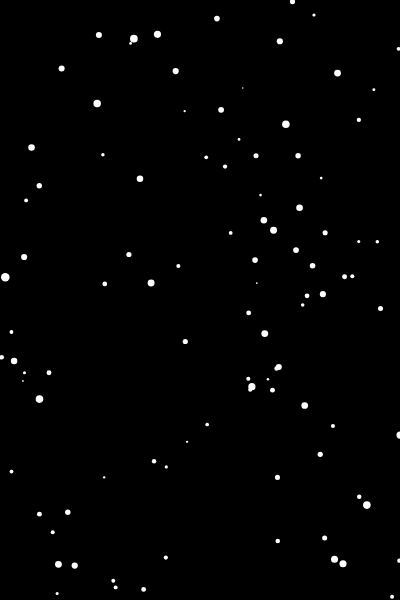
Frame 1 (no input)
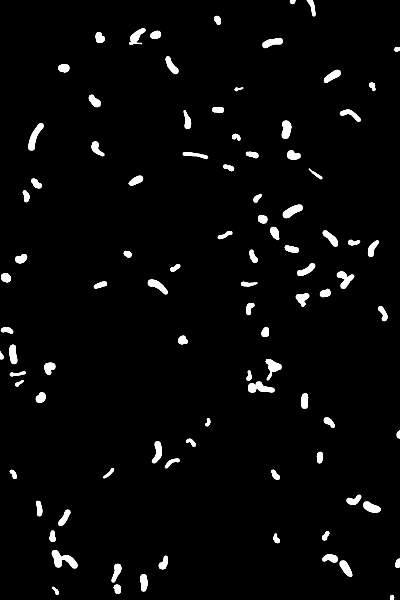
Frame 60 (no input)
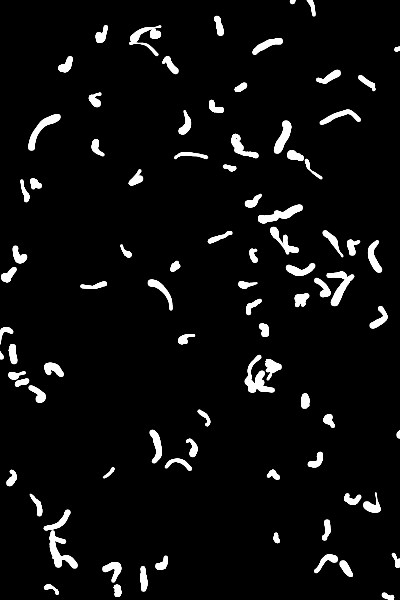
Frame 120 (the mouse pressed at the canvas centre since frame 60)

The p5.js sketch that drew these frames (run headless with seeded random() and noise() and a simulated clock; from frame 60 on, the mouse is pressed at the canvas centre):

// p5.js sketch
// ── sketch.js
const pos = [];

let x = 0;
let y = 0;
const SPEED = 1/100;
const NUM = 100;

function setup() {
  createCanvas(400, 600);
  background(0);
  noStroke();
  
  for(let i=0; i<NUM; i++) {
    pos.push({x: random(-0.5, 0.5)*width, y: random(-0.5, 0.5)*height});
  }
}

function draw() {
  background(0,0);
  translate(width/2, height/2);
  for(let i=0; i<pos.length; i++) {
      pos[i].x += noise(frameCount * SPEED + i*100)-0.5;
      pos[i].y += noise(frameCount * SPEED+i*100+1000)-0.5;
      circle(pos[i].x, pos[i].y, 10*noise(frameCount * SPEED + i*100+10000));
  }

}
